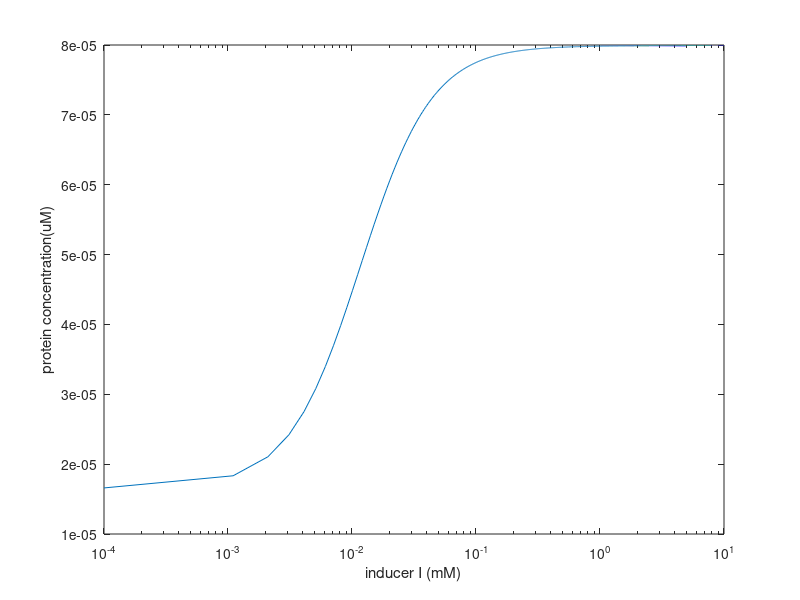

Here is the MATLAB script that generated this plot:
kd=9.9*10^-3;
w1=0.26;
w2=300;
K=0.3;
n=1.5;
x=0.0001:0.001:10;
f_I=(x.^n)./(K+x.^n);
u=((w1+w2.*f_I))./(1+w1+w2.*f_I);
rL=0.08571.*((4.223*10^-4.*u)./(45.6+1.8*4.223*10^-4.*u));
y=rL./(kd);
semilogx(x,y)
xlabel('inducer I (mM)');
ylabel('protein concentration(uM)');